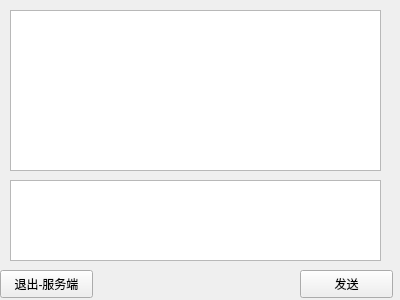
<?xml version="1.0" encoding="UTF-8"?>
<ui version="4.0">
 <class>Widget</class>
 <widget class="QWidget" name="Widget">
  <property name="geometry">
   <rect>
    <x>0</x>
    <y>0</y>
    <width>400</width>
    <height>300</height>
   </rect>
  </property>
  <property name="windowTitle">
   <string>Widget</string>
  </property>
  <widget class="QPushButton" name="pushButton">
   <property name="geometry">
    <rect>
     <x>0</x>
     <y>270</y>
     <width>93</width>
     <height>28</height>
    </rect>
   </property>
   <property name="text">
    <string>退出-服务端</string>
   </property>
  </widget>
  <widget class="QPushButton" name="pushButton_2">
   <property name="geometry">
    <rect>
     <x>300</x>
     <y>270</y>
     <width>93</width>
     <height>28</height>
    </rect>
   </property>
   <property name="text">
    <string>发送</string>
   </property>
  </widget>
  <widget class="QTextEdit" name="textEdit">
   <property name="geometry">
    <rect>
     <x>10</x>
     <y>180</y>
     <width>371</width>
     <height>81</height>
    </rect>
   </property>
  </widget>
  <widget class="QTextBrowser" name="textBrowser">
   <property name="geometry">
    <rect>
     <x>10</x>
     <y>10</y>
     <width>371</width>
     <height>161</height>
    </rect>
   </property>
  </widget>
 </widget>
 <layoutdefault spacing="6" margin="11"/>
 <resources/>
 <connections/>
</ui>
